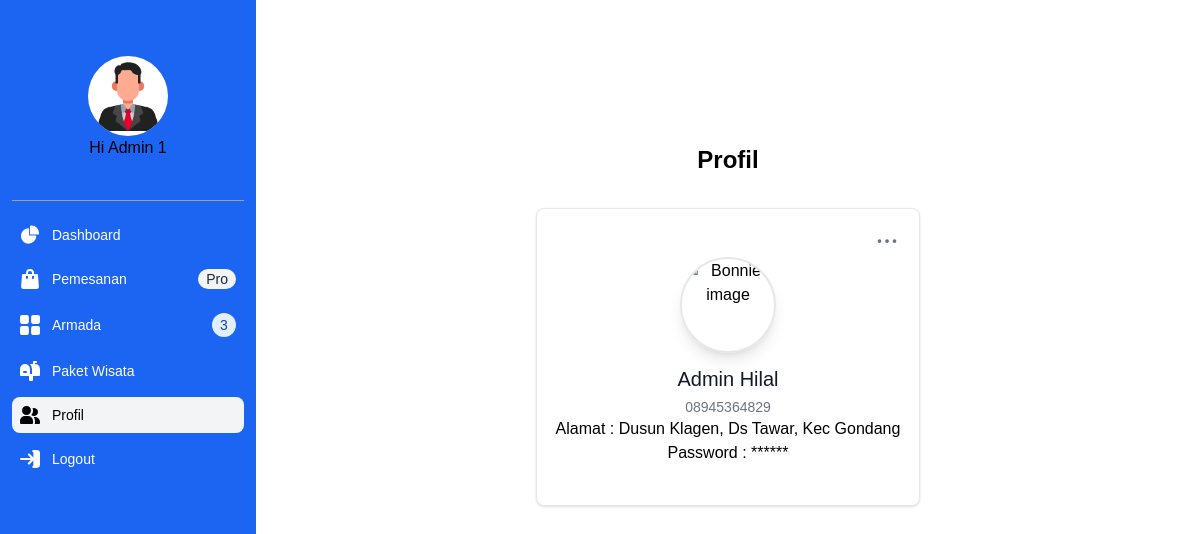
/app/admin/profile.php (signed in), run on the app's committed database.
### tables this page shows
CREATE TABLE `user` (
  `ID_USER` char(8) NOT NULL,
  `NAMA_USER` varchar(64) NOT NULL,
  `ALAMAT_USER` varchar(256) NOT NULL,
  `TELEPON_USER` varchar(13) NOT NULL,
  `PASSWORD_USER` varchar(256) NOT NULL,
  `IS_ADMIN` tinyint(1) DEFAULT NULL
);

### app/database.php (called while the page is built, shortened)
<?php
	function getAllData($table, $id) {
		try{
			$statement = DB->prepare("SELECT * FROM $table where ID_".strtoupper($table)." = :id");
			$statement->bindValue(':id',$id);
			$statement->execute();
			return $statement->fetchAll(PDO::FETCH_ASSOC);
		}
		catch(PDOException $err){
			echo $err->getMessage();
		}
	}
?>

### app/admin/profile.php (the view, shortened to what this page needs)
<?php
    $title = "Profil";
    require("../database.php");
    include("../../assets/inc/admin/layouts/header.php") ?>
        <?php $a = getAllData('user', $_SESSION["id"]);?>
    <main  class="w-full p-6 md:p-20 lg:p-32 text-center">
		<h1 class="text-2xl font-bold mb-2 sm:mb-8">Profil</h1>
        <div class="w-full max-w-sm mx-auto bg-white border border-gray-200 rounded-lg shadow dark:bg-gray-800 dark:border-gray-700">
            <div class="flex justify-end px-4 pt-4">
                <button id="dropdownButton" data-dropdown-toggle="dropdown" class="inline-block text-gray-500 dark:text-gray-400 hover:bg-gray-100 dark:hover:bg-gray-700 focus:ring-4 focus:outline-none focus:ring-gray-200 dark:focus:ring-gray-700 rounded-lg text-sm p-1.5" type="button">
                    <svg class="w-5 h-5" aria-hidden="true" xmlns="http://www.w3.org/2000/svg" fill="currentColor" viewBox="0 0 16 3">
                        <path d="M2 0a1.5 1.5 0 1 1 0 3 1.5 1.5 0 0 1 0-3Zm6.041 0a1.5 1.5 0 1 1 0 3 1.5 1.5 0 0 1 0-3ZM14 0a1.5 1.5 0 1 1 0 3 1.5 1.5 0 0 1 0-3Z"/>
                    </svg>
                </button>
            </div>
            <div class="flex flex-col items-center pb-10">
                <img class="w-24 h-24 border-2 mb-3 rounded-full shadow-lg" src="https://www.svgrepo.com/show/105517/user-icon.svg" alt="Bonnie image"/>
                <h5 class="mb-1 text-xl font-medium text-gray-900 dark:text-white"><?= $a[0]["NAMA_USER"];?></h5>
                <span class="text-sm text-gray-500 dark:text-gray-400"><?= $a[0]["TELEPON_USER"];?></span>
                <p>Alamat : <?php echo $a[0]["ALAMAT_USER"];?> </p>
                    <p>Password : ****** </p>
            </div>
        </div>
    </main>
    <?php include("../../assets/inc/admin/layouts/footer.php");?>

### data on the page
user: NAMA_USER "Admin Hilal", TELEPON_USER "08945364829", ALAMAT_USER "Dusun Klagen, Ds Tawar, Kec Gondang"
